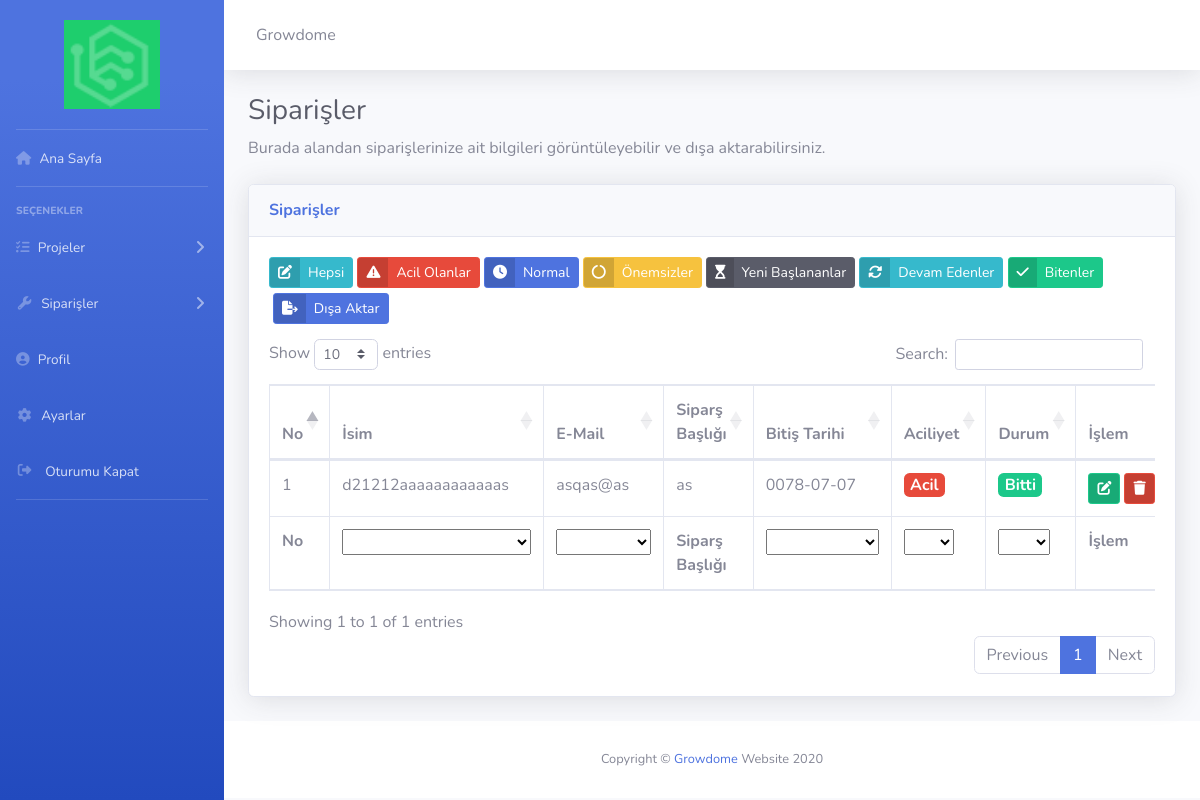
/siparisler.php (signed in), run on the app's committed database.
### tables this page shows
CREATE TABLE `ayarlar` (
  `id` int(11) NOT NULL,
  `site_baslik` varchar(300) NOT NULL,
  `site_aciklama` varchar(500) NOT NULL,
  `site_sahibi` varchar(200) NOT NULL,
  `mail_onayi` int(11) NOT NULL,
  `duyuru_onayi` int(11) NOT NULL,
  `site_logo` varchar(250) NOT NULL
);

CREATE TABLE `siparis` (
  `sip_id` int(11) NOT NULL,
  `musteri_isim` varchar(200) NOT NULL,
  `musteri_mail` varchar(300) NOT NULL,
  `musteri_telefon` bigint(20) NOT NULL,
  `sip_baslik` varchar(400) NOT NULL,
  `sip_teslim_tarihi` date NOT NULL,
  `sip_aciliyet` varchar(50) NOT NULL,
  `sip_durum` varchar(50) NOT NULL,
  `sip_ucret` bigint(25) NOT NULL,
  `sip_detay` text NOT NULL,
  `sip_baslama_tarih` datetime NOT NULL DEFAULT current_timestamp(),
  `dosya_yolu` varchar(500) NOT NULL
);

### siparisler.php (the view, shortened to what this page needs)
<?php
include'header.php'
?>
<link href="vendor/datatables/dataTables.bootstrap4.min.css" rel="stylesheet">
<div class="container-fluid">
  <h1 class="h3 mb-2 text-gray-800">Siparişler</h1>
  <p class="mb-4">Burada alandan siparişlerinize ait bilgileri görüntüleyebilir ve dışa aktarabilirsiniz.</p>
  <div class="card shadow mb-4">
    <div class="card-header py-3">
      <h6 class="m-0 font-weight-bold text-primary">Siparişler</h6>
    </div>
    <div class="card-body" style="width: 100%">
      <div class="mobilgizle gizlemeyiac" style="margin-bottom: 10px;">
        <button type="button" id="hepsi" style="margin-bottom: 5px;" class="btn btn-sm btn-info btn-icon-split">
          <span class="icon text-white-65">
            <i class="fas fa-edit"></i>
          </span>
          <span class="text">Hepsi</span>
        </button>
        <button type="button" id="acil" style="margin-bottom: 5px;" class="btn btn-sm btn-danger btn-icon-split">
          <span class="icon text-white-65">
            <i class="fas fa-exclamation-triangle"></i>
          </span>
          <span class="text">Acil Olanlar</span>
        </button>
        <button type="button" id="normal" style="margin-bottom: 5px;" class="btn btn-sm btn-primary btn-icon-split">
          <span class="icon text-white-65">
            <i class="fas fa-clock"></i>
          </span>
          <span class="text">Normal</span>
        </button>
        <button type="button" id="acelesiyok" style="margin-bottom: 5px;" class="btn btn-sm btn-warning btn-icon-split">
          <span class="icon text-white-65">
            <i class="fas fa-circle-notch"></i>
          </span>
          <span class="text">Önemsizler</span>
        </button>
        <button type="button" id="yeni" style="margin-bottom: 5px;" class="btn btn-sm btn-dark btn-icon-split">
          <span class="icon text-white-65">
            <i class="fas fa-hourglass-start"></i>
          </span>
          <span class="text">Yeni Başlananlar</span>
        </button>
        <button type="button" id="devam" style="margin-bottom: 5px;" class="btn btn-sm btn-info btn-icon-split">
          <span class="icon text-white-65">
            <i class="fas fa-sync-alt"></i>
          </span>
          <span class="text">Devam Edenler</span>
        </button>
        <button type="button" id="bitti" style="margin-bottom: 5px;" class="btn btn-sm btn-success btn-icon-split">
          <span class="icon text-white-65">
            <i class="fas fa-check"></i>
          </span>
          <span class="text">Bitenler</span>
        </button>
        <span class="dropdown no-arrow">
         <button data-toggle="dropdown" aria-expanded="false" type="button" id="aktarmagizleme" style="margin-left: 4px; margin-bottom: 5px;" class="btn btn-sm btn-primary btn-icon-split dropdown-toggle">
          <span class="icon text-white-65">
            <i class="fas fa-file-export"></i>
          </span>
          <span class="text">Dışa Aktar</span>
        </button>
          </span>
        </div>
        <div class="table-responsive">
          <table class="table table-bordered" id="dataTable" width="100%" cellspacing="0">
            <thead>
              <tr>
                <th>No</th>
                <th>İsim</th>
                <th>E-Mail</th>
                <th>Siparş Başlığı</th>
                <th>Bitiş Tarihi</th>
                <th>Aciliyet</th>
                <th>Durum</th>
                <th>İşlem</th>
              </tr>
            </thead>
            <tbody>
             <?php
             $say=0;
             $siparissor=$db->prepare("SELECT * FROM siparis ORDER BY sip_id DESC");
             $siparissor->execute();
             while ($sipariscek=$siparissor->fetch(PDO::FETCH_ASSOC)) { $say++?>
               <tr>
                <td><?php echo $say; ?></td>
                <td><?php echo $sipariscek['musteri_isim']; ?></td>
                <td><?php echo $sipariscek['musteri_mail']; ?></td>
                <td><?php echo $sipariscek['sip_baslik']; ?></td>
                <td><?php echo $sipariscek['sip_teslim_tarihi']; ?></td>
                <td><?php
                if ($sipariscek['sip_aciliyet']=="Acil") {
                  echo '<span class="badge badge-danger" style="font-size:1rem">Acil</span>';
                } else {
                  echo $sipariscek['sip_aciliyet'];
                }
                ?></td>
                <td><?php
                if ($sipariscek['sip_durum']=="Bitti") {
                  echo '<span class="badge badge-success" style="font-size:1rem">Bitti</span>';
                } else {
                  echo $sipariscek['sip_durum'];
                }
                ?></td>
                <td>
                    <div class="d-flex justify-content-center">
                     <form action="siparisduzenle.php" method="POST">
                      <button type="submit" name="duzenleme" class="btn btn-success btn-sm btn-icon-split">
                        <span class="icon text-white-60">
                          <i class="fas fa-edit"></i>
                        </span>
                      </button>
                    </form>
                    <form class="mx-1" action="islemler/islem.php" method="POST">
                      <button type="submit" name="siparissilme" class="btn btn-danger btn-sm btn-icon-split">
                        <span class="icon text-white-60">
                          <i class="fas fa-trash"></i>
                        </span>
                      </button>
                    </form>
                  <?php } ?>
                </div>
              </td>
            </tr>
        </tbody>
        <tfoot>
          <tr>
            <th>No</th>
            <th>İsim</th>
            <th>E-Mail</th>
            <th>Siparş Başlığı</th>
            <th>Bitiş Tarihi</th>
            <th>Aciliyet</th>
            <th>Durum</th>
            <th>İşlem</th>
          </tr>
        </tfoot>
      </table>
    </div>
  </div>
</div>
</div>
<?php include'footer.php' ?>

### header.php (shortened to what this page needs)
<?php
include 'islemler/baglan.php';
$ayarsor=$db->prepare("SELECT * FROM ayarlar");
$ayarsor->execute();
$ayarcek=$ayarsor->fetch(PDO::FETCH_ASSOC);
?>
<!DOCTYPE html>
<html lang="tr">
<head>
  <link href="vendor/fontawesome-free/css/all.min.css" rel="stylesheet" type="text/css">
  <link href="css/sb-admin-2.min.css" rel="stylesheet">
<body id="page-top">
  <div id="wrapper">
    <ul class="navbar-nav bg-gradient-primary sidebar sidebar-dark accordion" id="accordionSidebar">
      <li class="nav-item mt-1 mb-1">
        <center>
          <a class="nav-link" style="text-align: center;" href="index.php" title="Ana Sayfa">
            <img style="width: 50%; height: auto;" src="<?php echo $ayarcek['site_logo'] ?>" alt="<?php echo $ayarcek['site_baslik'] ?>">
          </a>
        </center>
      </li>
      <hr class="sidebar-divider my-0">
      <li class="nav-item">
        <a class="nav-link" href="index.php">
          <i class="fas fa-home"></i>
          <span>Ana Sayfa</span></a>
        </li>
        <hr class="sidebar-divider">
        <div class="sidebar-heading">
          Seçenekler
        </div>
     <li class="nav-item">
          <a class="nav-link collapsed" href="#" data-toggle="collapse" data-target="#collapseone" aria-expanded="true" aria-controls="collapseone">
            <i class="fas fa-tasks"></i>
            <span>Projeler</span>
          </a>
      </li>
      <li class="nav-item">
        <a class="nav-link collapsed" href="#" data-toggle="collapse" data-target="#collapseUtilities" aria-expanded="true" aria-controls="collapseUtilities">
          <i class="fas fa-fw fa-wrench"></i>
          <span>Siparişler</span>
        </a>
      </li>
<li class="nav-item">
          <a class="nav-link" href="profil.php">
            <i class="fas fa-user-circle"></i>
            <span>Profil</span>
          </a>
        </li>
          <li class="nav-item">
            <a class="nav-link" href="ayarlar.php">
              <i class="fas fas fa-fw fa-cog"></i>
              <span>Ayarlar</span>
            </a>
          </li>
        <li class="nav-item">
          <a class="nav-link" href="#" data-toggle="modal" data-target="#logoutModal">
            <span>Oturumu Kapat</span>
          </a>
        </li>
        <hr class="sidebar-divider">
      </ul>
      <div id="content-wrapper" class="d-flex flex-column">
        <div id="content">
          <nav class="navbar navbar-expand navbar-light bg-white topbar mb-4 static-top shadow">
            <form class="d-none d-sm-inline-block form-inline mr-auto ml-md-3 my-2 my-md-0 mw-100">
              <div class="input-group">
                <label><?php echo $ayarcek['site_baslik'] ?></label>
              </div>
            </form>
          <ul class="navbar-nav ml-auto">
              <li class="nav-item dropdown no-arrow">
                <a class="nav-link dropdown-toggle" id="userDropdown" data-toggle="dropdown" >
                </a>
              </li>
            </ul>
          </nav>

### footer.php (shortened to what this page needs)
      <footer class="sticky-footer bg-white">
        <div class="container my-auto">
          <div class="copyright text-center my-auto">
            <span>Copyright &copy; <a href="ozelfaruk.com">Growdome</a> Website 2020</span>
          </div>
        </div>
      </footer>
  </div>
</div>
</body>
</html>

### siparisler.php (style rules this page uses)
@media only screen and (min-width: 700px) { .mobilgizle { display: block; } }

### data on the page
ayarlar: site_logo (picture), site_baslik "Growdome"
siparis: musteri_isim "d21212aaaaaaaaaaaas", musteri_mail "asqas@as", sip_baslik "as", sip_teslim_tarihi "0078-07-07", sip_aciliyet "Acil", sip_durum "Bitti"
